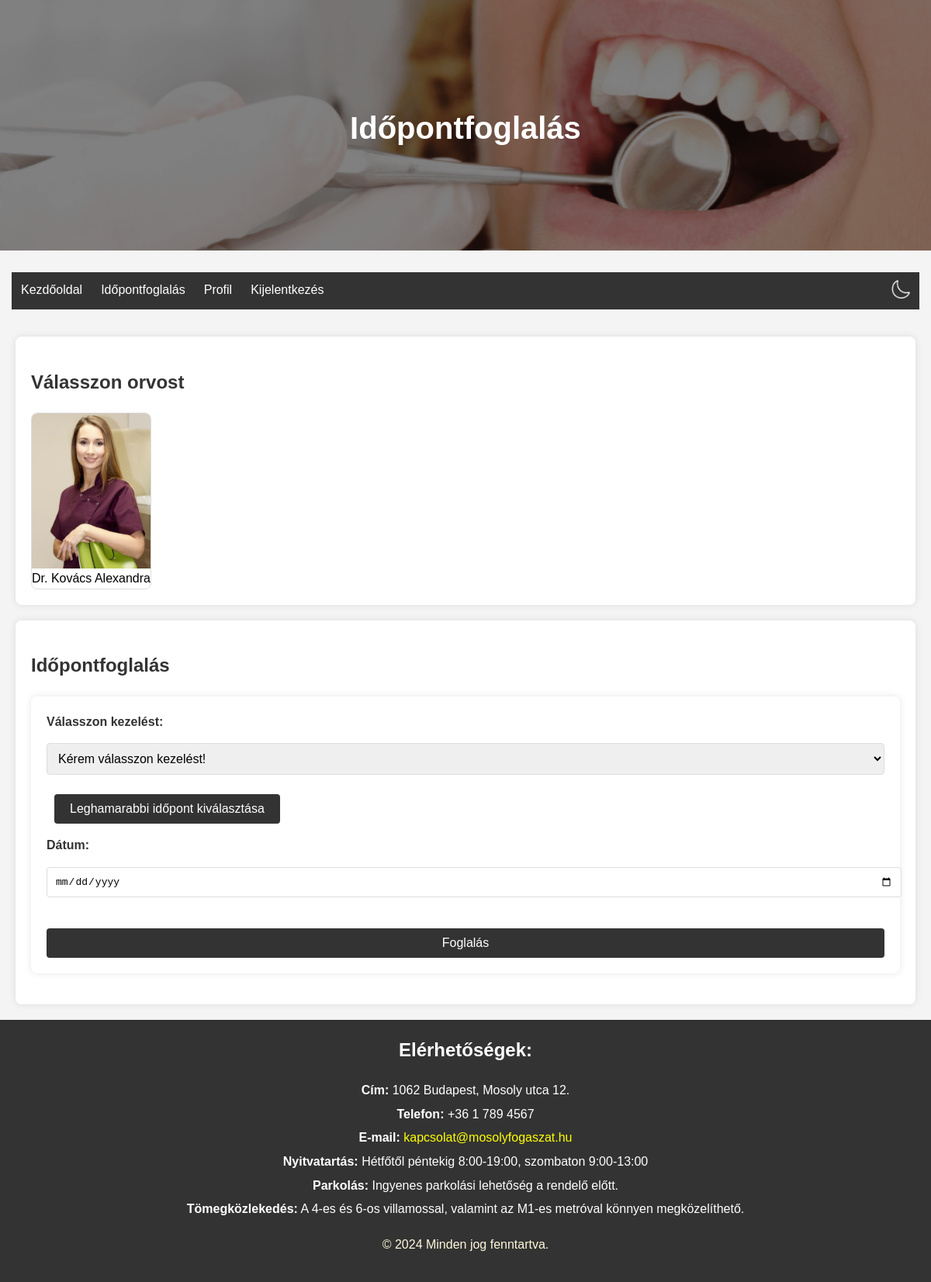
The page /book/ (signed in) on the database its author committed.
### rendeloweboldal/models.py (models this page shows, shortened)
class Doctor(models.Model):
    id = models.CharField(max_length=64, primary_key=True)
    name = models.CharField(max_length=255)
    photo = models.ImageField(upload_to='doctor_pictures/', null=True, blank=True)
    qualification = models.TextField(null=True, blank=True)

### rendeloweboldal/views.py (the view, shortened to what this page needs)
# urls.py: path('book/', views.idopontfoglalas, name='book'),
def idopontfoglalas(request):
    if request.user.is_superuser or hasattr(request.user, 'doctor'):
        return render(request, 'idopontfoglalas.html', {'error_message': 'Superuser vagy doctor nem foglalhat időpontot.'})
    return render(request, 'idopontfoglalas.html', {'doctors': Doctor.objects.all(), 'treatments': Treatment.objects.all()})

### rendeloweboldal/templates/idopontfoglalas.html (shortened to what this page needs)
{% extends "base.html" %}
{% load static %}
{% block header_title %}Időpontfoglalás{% endblock %}
{% block content %}
{% if error_message %}
    <h2>{{ error_message }}</h2>
{% elif user.is_superuser or user.is_staff %}
    <h2>Admin vagy orvos fiókkal nem kérhetsz időpontot!</h2>
{% elif user.is_authenticated %}
    <section class="doctors">
        <h2>Válasszon orvost</h2>
        <div class="doctor-list">
            {% for doctor in doctors %}
            <a href="#" class="doctor" data-doctor="{{ doctor.id }}">
                <img src="{{ doctor.photo.url }}" alt="{{ doctor.name }}" class="doctor-photo">
                <span>{{ doctor.name }}</span>
            </a>
            {% endfor %}
        </div>
    </section>
    <section class="booking">
        <h2>Időpontfoglalás</h2>
        <form id="booking-form" method="post">
            <label for="treatment">Válasszon kezelést:</label>
            <select id="treatment" name="treatment" required>
                <option value="" disabled selected>Kérem válasszon kezelést!</option>
            </select>
            <button type="button" id="earliest-appointment-button">Leghamarabbi időpont kiválasztása</button>
            <label for="appointment_date">Dátum:</label>
            <input type="date" id="appointment_date" name="appointment_date" required style="cursor: pointer;">
            <button type="submit" id="submit_button" disabled>Foglalás</button>
        </form>
    </section>
{% else %}
    <h2>Időpont foglaláshoz kérem, jelentkezzen be, vagy hozzon létre egy új fiókot!</h2>
{% endif %}
{% endblock %}

### rendeloweboldal/static/Css/style.css (style rules this page uses)
body { font-family: Arial, sans-serif; line-height: 1.6; margin: 0; padding: 0; background-color: #f4f4f4; }
form { background-color: white; padding: 20px; margin-bottom: 20px; border-radius: 8px; box-shadow: 0 0 10px rgba(0, 0, 0, 0.1); }
form label { font-weight: bold; }
form input, form select, form textarea { padding: 10px; border: 1px solid #ddd; border-radius: 4px; font-size: 1em; width: 100%; margin-bottom: 10px; }
form button { padding: 10px 20px; border: none; border-radius: 4px; background-color: #333; color: white; font-size: 1em; cursor: pointer; transition: background-color 0.3s; }
button[type="button"] { margin-left: 10px; padding: 5px 10px; background-color: #333; color: white; border: none; border-radius: 4px; cursor: pointer; transition: background-color 0.3s; height: 38px; align-self: flex-start; }
section.doctors { padding: 20px; margin-bottom: 20px; border-radius: 8px; box-shadow: 0 0 10px rgba(0, 0, 0, 0.1); }
section.doctors .doctor-list { display: flex; flex-wrap: wrap; gap: 20px; justify-content: left; }
section.doctors .doctor { text-align: center; text-decoration: none; border: 1px solid #ddd; border-radius: 8px; overflow: hidden; transition: transform 0.3s, box-shadow 0.3s; }
section.doctors .doctor img { width: 100%; height: 200px; object-fit: cover; display: block; }
section.booking { padding: 20px; border-radius: 8px; box-shadow: 0 0 10px rgba(0, 0, 0, 0.1); }
section.booking form { display: flex; flex-direction: column; gap: 15px; }
section.booking label { font-weight: bold; }
section.booking input, section.booking select { padding: 10px; border: 1px solid #ddd; border-radius: 4px; font-size: 1em; }
section.booking button { padding: 10px 20px; border: none; border-radius: 4px; font-size: 1em; cursor: pointer; transition: background-color 0.3s; }
section.booking input[type="date"] { padding: 10px; border: 1px solid #ddd; border-radius: 4px; font-size: 1em; cursor: pointer; }
button { padding: 10px 20px; border: none; border-radius: 4px; background-color: #333; color: white; font-size: 1em; cursor: pointer; transition: background-color 0.3s; }
button[type="button"] { margin-left: 10px; padding: 5px 10px; background-color: #333; color: white; border: none; border-radius: 4px; cursor: pointer; transition: background-color 0.3s; }
.user-list, .treatment-list, .doctor-list { list-style-type: none; padding: 0; }

### rendeloweboldal/static/Css/colors_light.css (style rules this page uses)
body, header { background-color: #f4f4f4; color: #333; }
form, .intro, .pricing, .appointments, .appointment, .patient-detail, .working-hours-form, .info-message, .profile, .admin { background-color: white; color: #333; }
.button, .button-like, button, .add-button, .edit-button, .delete-button, .cancel-button, .dialog-box button { background-color: #333; color: white; }
section.doctors { background-color: white; color: #333; }
section.doctors .doctor { background-color: white; color: black; }
section.booking { background-color: white; color: #333; }
section.booking input[type="date"] { background-color: white; }

### rows shown on the page
Doctor: photo (picture), name "Dr. Kovács Alexandra"
